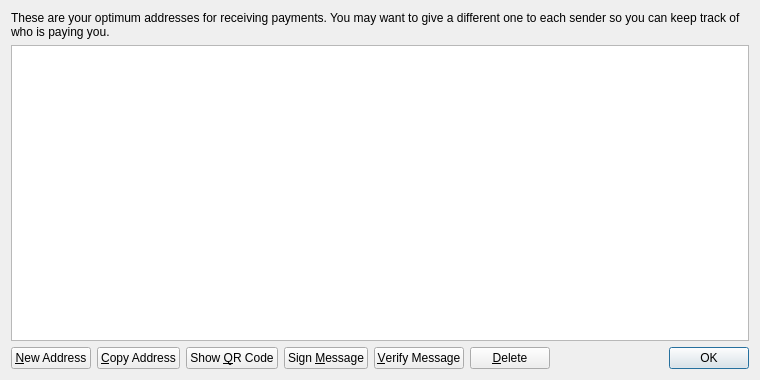
<?xml version="1.0" encoding="UTF-8"?>
<ui version="4.0">
 <class>AddressBookPage</class>
 <widget class="QWidget" name="AddressBookPage">
  <property name="geometry">
   <rect>
    <x>0</x>
    <y>0</y>
    <width>760</width>
    <height>380</height>
   </rect>
  </property>
  <property name="windowTitle">
   <string>Address Book</string>
  </property>
  <layout class="QVBoxLayout" name="verticalLayout">
   <item>
    <widget class="QLabel" name="labelExplanation">
     <property name="text">
      <string>These are your optimum addresses for receiving payments. You may want to give a different one to each sender so you can keep track of who is paying you.</string>
     </property>
     <property name="textFormat">
      <enum>Qt::PlainText</enum>
     </property>
     <property name="wordWrap">
      <bool>true</bool>
     </property>
    </widget>
   </item>
   <item>
    <widget class="QTableView" name="tableView">
     <property name="contextMenuPolicy">
      <enum>Qt::CustomContextMenu</enum>
     </property>
     <property name="toolTip">
      <string>Double-click to edit address or label</string>
     </property>
     <property name="tabKeyNavigation">
      <bool>false</bool>
     </property>
     <property name="alternatingRowColors">
      <bool>true</bool>
     </property>
     <property name="selectionMode">
      <enum>QAbstractItemView::SingleSelection</enum>
     </property>
     <property name="selectionBehavior">
      <enum>QAbstractItemView::SelectRows</enum>
     </property>
     <property name="sortingEnabled">
      <bool>true</bool>
     </property>
     <attribute name="verticalHeaderVisible">
      <bool>false</bool>
     </attribute>
    </widget>
   </item>
   <item>
    <layout class="QHBoxLayout" name="horizontalLayout">
     <item>
      <widget class="QPushButton" name="newAddressButton">
       <property name="toolTip">
        <string>Create a new address</string>
       </property>
       <property name="text">
        <string>&amp;New Address</string>
       </property>
       <property name="icon">
        <iconset resource="../bitcoin.qrc">
         <normaloff>:/icons/add</normaloff>:/icons/add</iconset>
       </property>
      </widget>
     </item>
     <item>
      <widget class="QPushButton" name="copyToClipboard">
       <property name="toolTip">
        <string>Copy the currently selected address to the system clipboard</string>
       </property>
       <property name="text">
        <string>&amp;Copy Address</string>
       </property>
       <property name="icon">
        <iconset resource="../bitcoin.qrc">
         <normaloff>:/icons/editcopy</normaloff>:/icons/editcopy</iconset>
       </property>
      </widget>
     </item>
     <item>
      <widget class="QPushButton" name="showQRCode">
       <property name="text">
        <string>Show &amp;QR Code</string>
       </property>
       <property name="icon">
        <iconset resource="../bitcoin.qrc">
         <normaloff>:/icons/qrcode</normaloff>:/icons/qrcode</iconset>
       </property>
      </widget>
     </item>
     <item>
      <widget class="QPushButton" name="signMessage">
       <property name="toolTip">
        <string>Sign a message to prove you own a optimum address</string>
       </property>
       <property name="text">
        <string>Sign &amp;Message</string>
       </property>
       <property name="icon">
        <iconset resource="../bitcoin.qrc">
         <normaloff>:/icons/edit</normaloff>:/icons/edit</iconset>
       </property>
      </widget>
     </item>
     <item>
      <widget class="QPushButton" name="verifyMessage">
       <property name="toolTip">
        <string>Verify a message to ensure it was signed with a specified optimum address</string>
       </property>
       <property name="text">
        <string>&amp;Verify Message</string>
       </property>
       <property name="icon">
        <iconset resource="../bitcoin.qrc">
         <normaloff>:/icons/transaction_0</normaloff>:/icons/transaction_0</iconset>
       </property>
      </widget>
     </item>
     <item>
      <widget class="QPushButton" name="deleteButton">
       <property name="toolTip">
        <string>Delete the currently selected address from the list</string>
       </property>
       <property name="text">
        <string>&amp;Delete</string>
       </property>
       <property name="icon">
        <iconset resource="../bitcoin.qrc">
         <normaloff>:/icons/remove</normaloff>:/icons/remove</iconset>
       </property>
      </widget>
     </item>
     <item>
      <spacer name="horizontalSpacer">
       <property name="orientation">
        <enum>Qt::Horizontal</enum>
       </property>
       <property name="sizeHint" stdset="0">
        <size>
         <width>40</width>
         <height>20</height>
        </size>
       </property>
      </spacer>
     </item>
     <item>
      <widget class="QDialogButtonBox" name="buttonBox">
       <property name="sizePolicy">
        <sizepolicy hsizetype="Maximum" vsizetype="Fixed">
         <horstretch>0</horstretch>
         <verstretch>0</verstretch>
        </sizepolicy>
       </property>
       <property name="standardButtons">
        <set>QDialogButtonBox::Ok</set>
       </property>
      </widget>
     </item>
    </layout>
   </item>
  </layout>
 </widget>
 <resources>
  <include location="../bitcoin.qrc"/>
 </resources>
 <connections/>
</ui>
